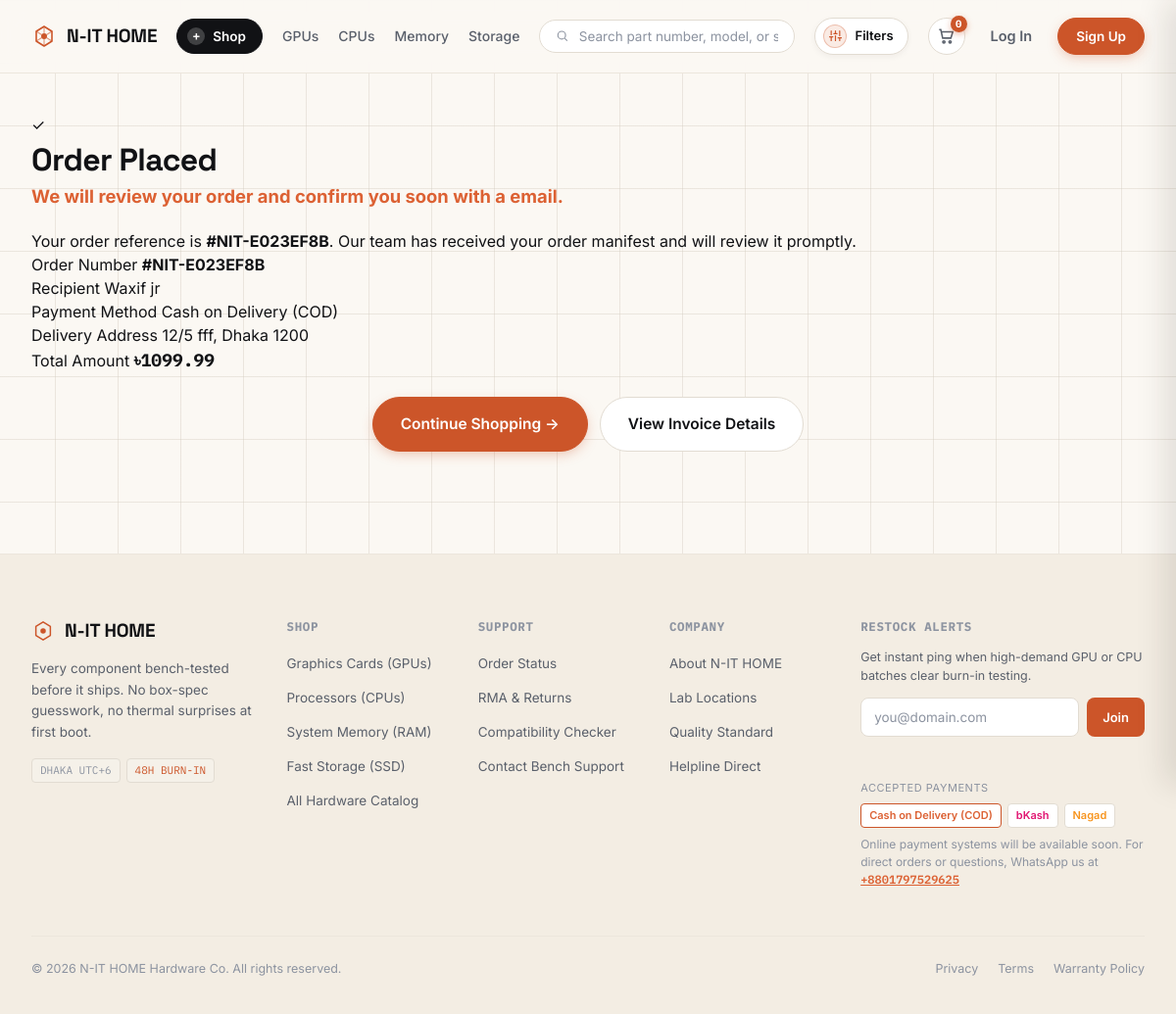
Before: /orders/success/NIT-E023EF8B/ with the older database file.
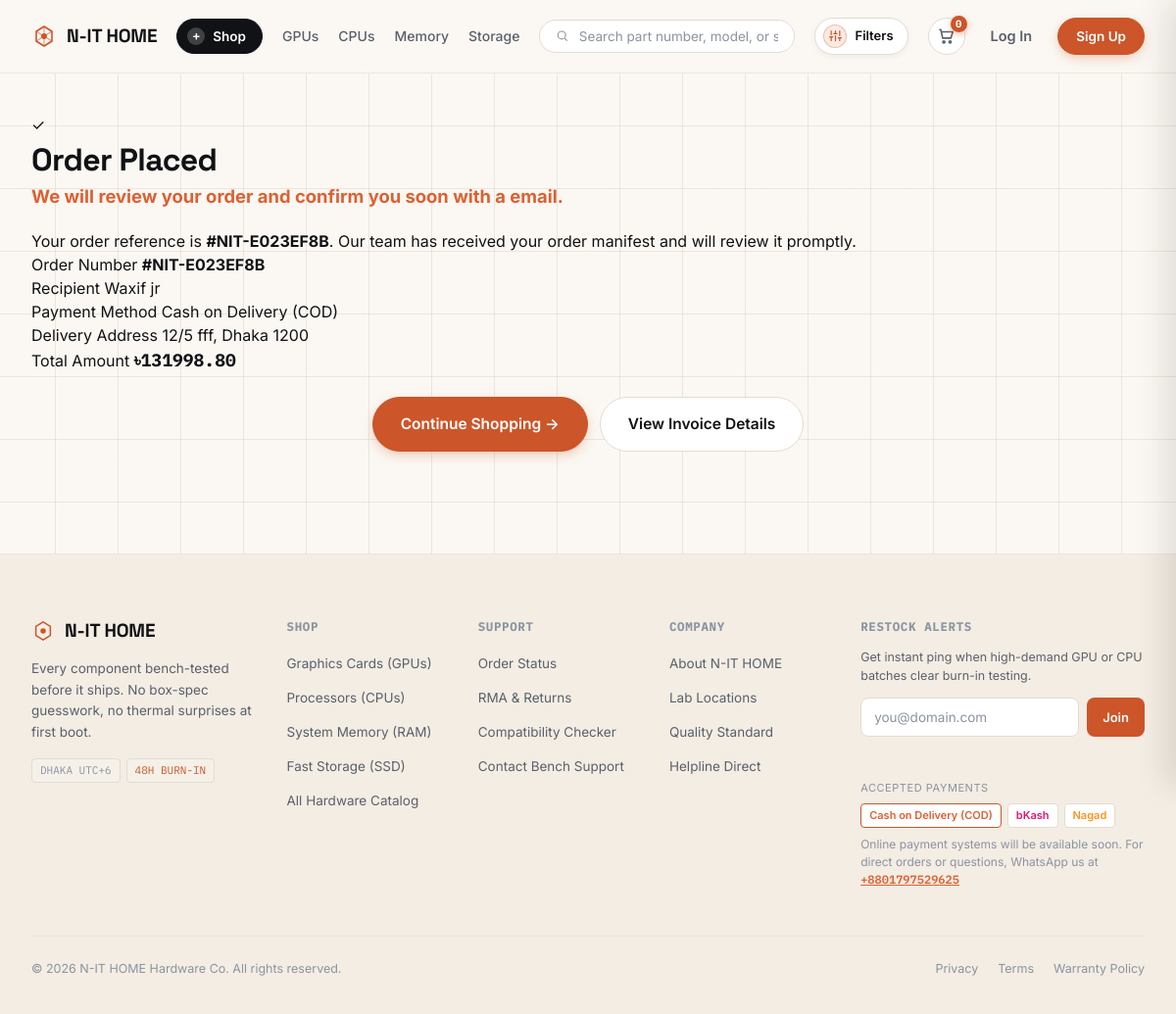
After: the same page with the newer database file.
### orders/models.py (models this page shows, shortened)
class Order(models.Model):
    STATUS_CHOICES = (
        ('PENDING', 'Placed'),
        ('CONFIRMED', 'Confirmed'),
        ('PACKAGING', 'Bench Packaging'),
        ('SHIPPED', 'In Transit'),
        ('DELIVERED', 'Delivered'),
        ('CANCEL_REQUESTED', 'Cancellation Requested'),
        ('CANCELLED', 'Cancelled'),
    )
    PAYMENT_METHOD_CHOICES = (
        ('COD', 'Cash on Delivery (COD)'),
        ('BKASH', 'bKash Mobile Financial Service'),
        ('NAGAD', 'Nagad Mobile Financial Service'),
    )
    order_number = models.CharField(max_length=32, unique=True, editable=False)
    user = models.ForeignKey(
        settings.AUTH_USER_MODEL,
        on_delete=models.SET_NULL,
        null=True,
        blank=True,
        related_name='orders'
    )
    full_name = models.CharField(max_length=120)
    email = models.EmailField()
    phone = models.CharField(max_length=20)
    street_address = models.CharField(max_length=255)
    city = models.CharField(max_length=100)
    state_or_division = models.CharField(max_length=100, blank=True)
    postal_code = models.CharField(max_length=20)
    country = models.CharField(max_length=100, default='Bangladesh')
    order_notes = models.TextField(blank=True, null=True)
    subtotal = models.DecimalField(max_digits=12, decimal_places=2, default=0.0)
    shipping_fee = models.DecimalField(max_digits=12, decimal_places=2, default=0.0)
    total_amount = models.DecimalField(max_digits=12, decimal_places=2)
    status = models.CharField(max_length=20, choices=STATUS_CHOICES, default='PENDING')
    payment_method = models.CharField(max_length=20, choices=PAYMENT_METHOD_CHOICES, default='COD')
    is_paid = models.BooleanField(default=False)
    created_at = models.DateTimeField(auto_now_add=True)
    updated_at = models.DateTimeField(auto_now=True)
    class Meta:
        ordering = ['-created_at']

### orders/views.py (the view)
# urls.py: path('success/<str:order_number>/', OrderSuccessView.as_view(), name='order_success'),
class OrderSuccessView(DetailView):
    model = Order
    template_name = 'orders/order_success.html'
    context_object_name = 'order'
    slug_field = 'order_number'
    slug_url_kwarg = 'order_number'
    def get_context_data(self, **kwargs) -> dict[str, Any]:
        context = super().get_context_data(**kwargs)
        context['title'] = f"Order #{self.object.order_number} Placed"
        return context

### cart/context_processors.py (called while the page is built)
def cart(request: HttpRequest) -> dict[str, Any]:
    return {'cart': Cart(request)}

### core/context_processors.py (called while the page is built)
def site_context(request: HttpRequest) -> dict[str, Any]:
    categories = Category.objects.all().order_by('name')
    unread_count = 0
    recent_notifications = []
    if request.user.is_authenticated:
        unread_count = Notification.objects.filter(user=request.user, is_read=False).count()
        recent_notifications = Notification.objects.filter(user=request.user)[:5]
    return {
        'site_name': 'N-IT HOME',
        'site_tagline': 'Premium PC Hardware & Components',
        'currency_symbol': '৳',
        'currency_code': 'BDT',
        'nav_categories': categories,
        'unread_notifications_count': unread_count,
        'recent_notifications': recent_notifications,
    }

### templates/orders/order_success.html
{% extends 'base.html' %}
{% block content %}
<div class="wrap" style="padding-top: 40px; padding-bottom: 64px;">
    <div class="order-success-card">
        <div class="order-success-badge">
            &#10003;
        </div>
        <h1 class="order-success-title">Order Placed</h1>
        <p style="color: var(--copper-bright); font-size: 1.15rem; font-weight: 700; margin-bottom: 20px; line-height: 1.5;">
            We will review your order and confirm you soon with a email.
        </p>
        <p class="order-success-desc">
            Your order reference is <strong>#{{ order.order_number }}</strong>. Our team has received your order manifest and will review it promptly.
        </p>
        <div class="order-success-details">
            <div class="order-success-row">
                <span>Order Number</span>
                <strong>#{{ order.order_number }}</strong>
            </div>
            <div class="order-success-row">
                <span>Recipient</span>
                <span>{{ order.full_name }}</span>
            </div>
            <div class="order-success-row">
                <span>Payment Method</span>
                <span>{{ order.get_payment_method_display }}</span>
            </div>
            <div class="order-success-row">
                <span>Delivery Address</span>
                <span>{{ order.street_address }}, {{ order.city }} {{ order.postal_code }}</span>
            </div>
            <div class="order-success-row total">
                <span>Total Amount</span>
                <span class="price">৳{{ order.total_amount }}</span>
            </div>
        </div>
        <div style="display: flex; gap: 12px; justify-content: center; flex-wrap: wrap; margin-top: 24px;">
            <a href="{% url 'products:product_list' %}" class="btn-solid lg">
                Continue Shopping &rarr;
            </a>
            <a href="{% url 'orders:order_detail' order_number=order.order_number %}" class="btn-outline lg">
                View Invoice Details
            </a>
        </div>
    </div>
</div>
{% endblock %}

Changed rows visible on the page:
changed Order "NIT-E023EF8B": total_amount "1099.99" → "131998.80"
